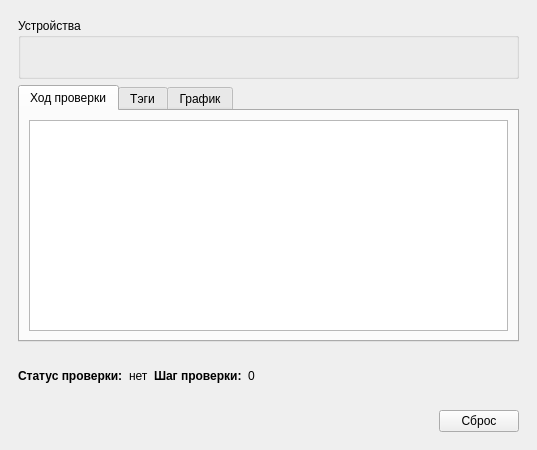
<?xml version="1.0" encoding="UTF-8"?>
<ui version="4.0">
 <class>MainWindow</class>
 <widget class="QMainWindow" name="MainWindow">
  <property name="geometry">
   <rect>
    <x>0</x>
    <y>0</y>
    <width>537</width>
    <height>450</height>
   </rect>
  </property>
  <property name="sizePolicy">
   <sizepolicy hsizetype="Preferred" vsizetype="Preferred">
    <horstretch>0</horstretch>
    <verstretch>0</verstretch>
   </sizepolicy>
  </property>
  <property name="windowTitle">
   <string>MainWindow</string>
  </property>
  <widget class="QWidget" name="centralwidget">
   <layout class="QGridLayout" name="gridLayout_3">
    <item row="0" column="0">
     <widget class="QWidget" name="widget" native="true">
      <layout class="QGridLayout" name="gridLayout">
       <item row="0" column="0">
        <widget class="QGroupBox" name="groupBox">
         <property name="title">
          <string>Устройства</string>
         </property>
         <layout class="QHBoxLayout" name="hlDevices">
          <item>
           <spacer name="horizontalSpacer">
            <property name="orientation">
             <enum>Qt::Horizontal</enum>
            </property>
            <property name="sizeHint" stdset="0">
             <size>
              <width>474</width>
              <height>20</height>
             </size>
            </property>
           </spacer>
          </item>
         </layout>
        </widget>
       </item>
       <item row="1" column="0">
        <widget class="QTabWidget" name="tabWidget">
         <property name="currentIndex">
          <number>0</number>
         </property>
         <widget class="QWidget" name="tab">
          <attribute name="title">
           <string>Ход проверки</string>
          </attribute>
          <layout class="QGridLayout" name="gridLayout_2">
           <item row="0" column="0">
            <widget class="QTextEdit" name="teLog"/>
           </item>
          </layout>
         </widget>
         <widget class="QWidget" name="tab_2">
          <attribute name="title">
           <string>Тэги</string>
          </attribute>
          <layout class="QGridLayout" name="gridLayout_7">
           <item row="0" column="0">
            <widget class="QTableWidget" name="twTags">
             <column>
              <property name="text">
               <string>Название</string>
              </property>
             </column>
             <column>
              <property name="text">
               <string>Значение</string>
              </property>
             </column>
             <column>
              <property name="text">
               <string>Комментарий</string>
              </property>
             </column>
            </widget>
           </item>
          </layout>
         </widget>
         <widget class="QWidget" name="tab_3">
          <attribute name="title">
           <string>График</string>
          </attribute>
          <layout class="QGridLayout" name="gridLayout_6">
           <item row="0" column="0">
            <widget class="QCustomPlot" name="wPlot" native="true"/>
           </item>
          </layout>
         </widget>
        </widget>
       </item>
      </layout>
     </widget>
    </item>
    <item row="1" column="0">
     <widget class="QWidget" name="widget_3" native="true">
      <layout class="QGridLayout" name="gridLayout_4">
       <item row="0" column="0">
        <widget class="QLabel" name="label_2">
         <property name="font">
          <font>
           <weight>75</weight>
           <bold>true</bold>
          </font>
         </property>
         <property name="text">
          <string>Статус проверки:</string>
         </property>
        </widget>
       </item>
       <item row="0" column="1">
        <widget class="QLabel" name="lStatus">
         <property name="text">
          <string>нет</string>
         </property>
        </widget>
       </item>
       <item row="0" column="2">
        <widget class="QLabel" name="label_4">
         <property name="font">
          <font>
           <weight>75</weight>
           <bold>true</bold>
          </font>
         </property>
         <property name="text">
          <string>Шаг проверки:</string>
         </property>
        </widget>
       </item>
       <item row="0" column="3">
        <widget class="QLabel" name="lCounter">
         <property name="text">
          <string>0</string>
         </property>
        </widget>
       </item>
       <item row="0" column="4">
        <spacer name="horizontalSpacer_3">
         <property name="orientation">
          <enum>Qt::Horizontal</enum>
         </property>
         <property name="sizeHint" stdset="0">
          <size>
           <width>230</width>
           <height>20</height>
          </size>
         </property>
        </spacer>
       </item>
      </layout>
     </widget>
    </item>
    <item row="2" column="0">
     <widget class="QWidget" name="widget_2" native="true">
      <layout class="QHBoxLayout" name="hlScripts">
       <item>
        <spacer name="horizontalSpacer_2">
         <property name="orientation">
          <enum>Qt::Horizontal</enum>
         </property>
         <property name="sizeHint" stdset="0">
          <size>
           <width>40</width>
           <height>20</height>
          </size>
         </property>
        </spacer>
       </item>
       <item>
        <widget class="QPushButton" name="pbAbort">
         <property name="text">
          <string>Сброс</string>
         </property>
        </widget>
       </item>
      </layout>
     </widget>
    </item>
   </layout>
  </widget>
 </widget>
 <customwidgets>
  <customwidget>
   <class>QCustomPlot</class>
   <extends>QWidget</extends>
   <header>src/qcustomplot.h</header>
   <container>1</container>
  </customwidget>
 </customwidgets>
 <resources/>
 <connections/>
</ui>
